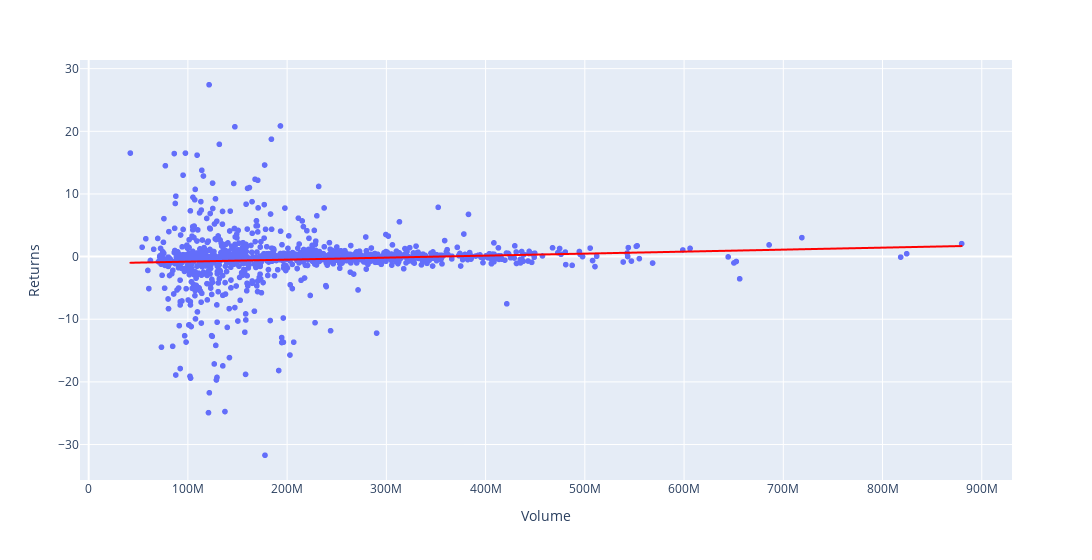

Source (notebook cell):
### Code cell
px.scatter(hist, x='Volume', y='Returns', trendline='ols', trendline_color_override='red', width=1200)

### Figure 1 — Plotly figure (JSON) as saved in the notebook; plotly's stock layout.template omitted (floating-point values rounded to 4 significant figures; data arrays with more than 128 entries replaced by an {"elided": "..."} marker saying what was removed)
{"data": [{"hovertemplate": "Volume=%{x}<br>Returns=%{y}<extra></extra>", "legendgroup": "", "marker": {"color": "#636efa", "symbol": "circle"}, "mode": "markers", "name": "", "showlegend": false, "type": "scattergl", "x": {"elided": "1044 int values"}, "xaxis": "x", "y": {"elided": "1044 float values"}, "yaxis": "y"}, {"hovertemplate": "<b>OLS trendline</b><br>Returns = 3.18662e-09 * Volume + -1.12081<br>R<sup>2</sup>=0.006696<br><br>Volume=%{x}<br>Returns=%{y} <b>(trend)</b><extra></extra>", "legendgroup": "", "line": {"color": "red"}, "marker": {"color": "#636efa", "symbol": "circle"}, "mode": "lines", "name": "", "showlegend": false, "type": "scattergl", "x": {"elided": "1044 int values"}, "xaxis": "x", "y": {"elided": "1044 float values"}, "yaxis": "y"}], "layout": {"legend": {"tracegroupgap": 0}, "margin": {"t": 60}, "width": 1200, "xaxis": {"anchor": "y", "domain": [0, 1], "title": {"text": "Volume"}}, "yaxis": {"anchor": "x", "domain": [0, 1], "title": {"text": "Returns"}}}}
